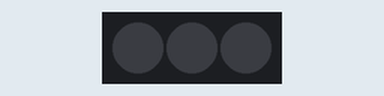
The program below on a simulated CircuitPython board. On the bench: 3 RGB LEDs in strip order, left to right. Dim RGB values are drawn brighter than linear; random numbers come from a fixed seed; library files of the repository ran but are not shown: 1 file(s).

Above: at 0.1 s.
At 3.1 s:
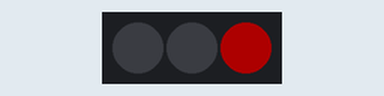
At 9.1 s:
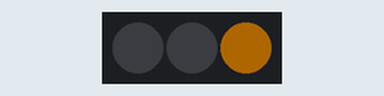
At 16.1 s:
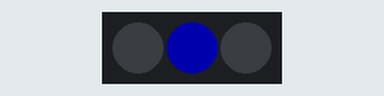
At 28.8 s:
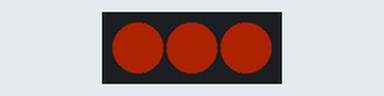
At 34.8 s:
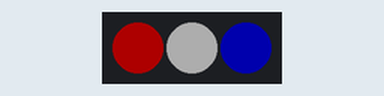
Timing chart, 0 to 40.0 s (numbered marks = the images above):
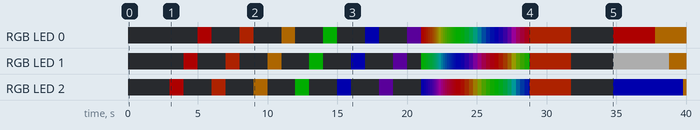

Measured:
- by itself, RGB LED 0: off → RGB(51, 0, 0) at 5.0 s, → off 1.0 s later, → RGB(51, 10, 0) 2.0 s later, → off 1.0 s later, … (50 changes in this stretch)
- by itself, RGB LED 1: off → RGB(51, 0, 0) at 4.0 s, → off 1.0 s later, → RGB(51, 10, 0) 2.0 s later, → off 1.0 s later, … (51 changes in this stretch)

The program:

code.py
```python
import board
import grace
import grace.color as color

grace.configure(pin = board.A0, num_pixels = 3, brightness = 0.2)

while True:
    grace.normal()

    grace.rainbow_slide_in()

    grace.rainbow_cycle()

    grace.all_on(color.orange)
    grace.all_off()

    grace.pattern([color.red, color.white, color.blue])

    grace.chase_out(color.yellow)
    grace.chase_in(color.green)

    grace.slide_out(color.blue)
    grace.slide_in(color.yellow)

    grace.rainbow_cycle()

    grace.fast()
    grace.slide_out(color.purple)
    grace.slide_in(color.purple)
    grace.normal()

    grace.rainbow_chase()
```

color.py
```python
off = (0, 0, 0)
red = (255, 0, 0)
yellow = (255, 150, 0)
green = (0, 255, 0)
cyan = (0, 255, 255)
blue = (0, 0, 255)
purple = (180, 0, 255)
white = (255, 255, 255)
indigo = (75, 0, 130)
orange = (255, 50, 0)
```

colorset.py
```python
import grace.color as color

rainbow = [color.red, color.orange, color.yellow, color.green, color.blue, color.indigo]

def random(num):
    randomList = random.shuffle(rainbow)
    for i in range(num):
        yield rainbow[i % len(rainbow)]
```
